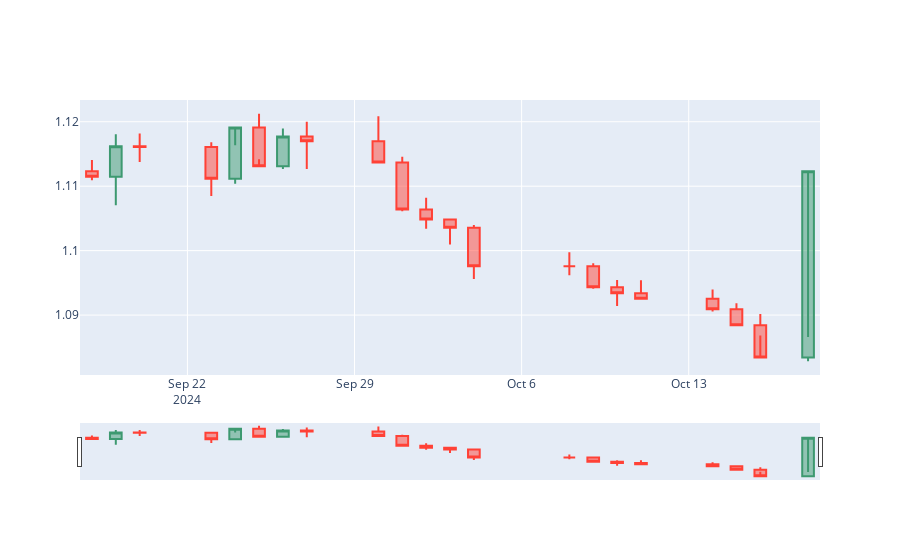

Notebook source saved alongside this figure:
### Markdown cell above
We can see the corrected price with open and close values.

### Code cell
fig = go.Figure(data=[go.Candlestick(x=eur_1day_1month['Date'],
                open=eur_1day_1month['Open'],
                high=eur_1day_1month['High'],
                low=eur_1day_1month['Low'],
                close=eur_1day_1month['Close'])])

fig.show()
